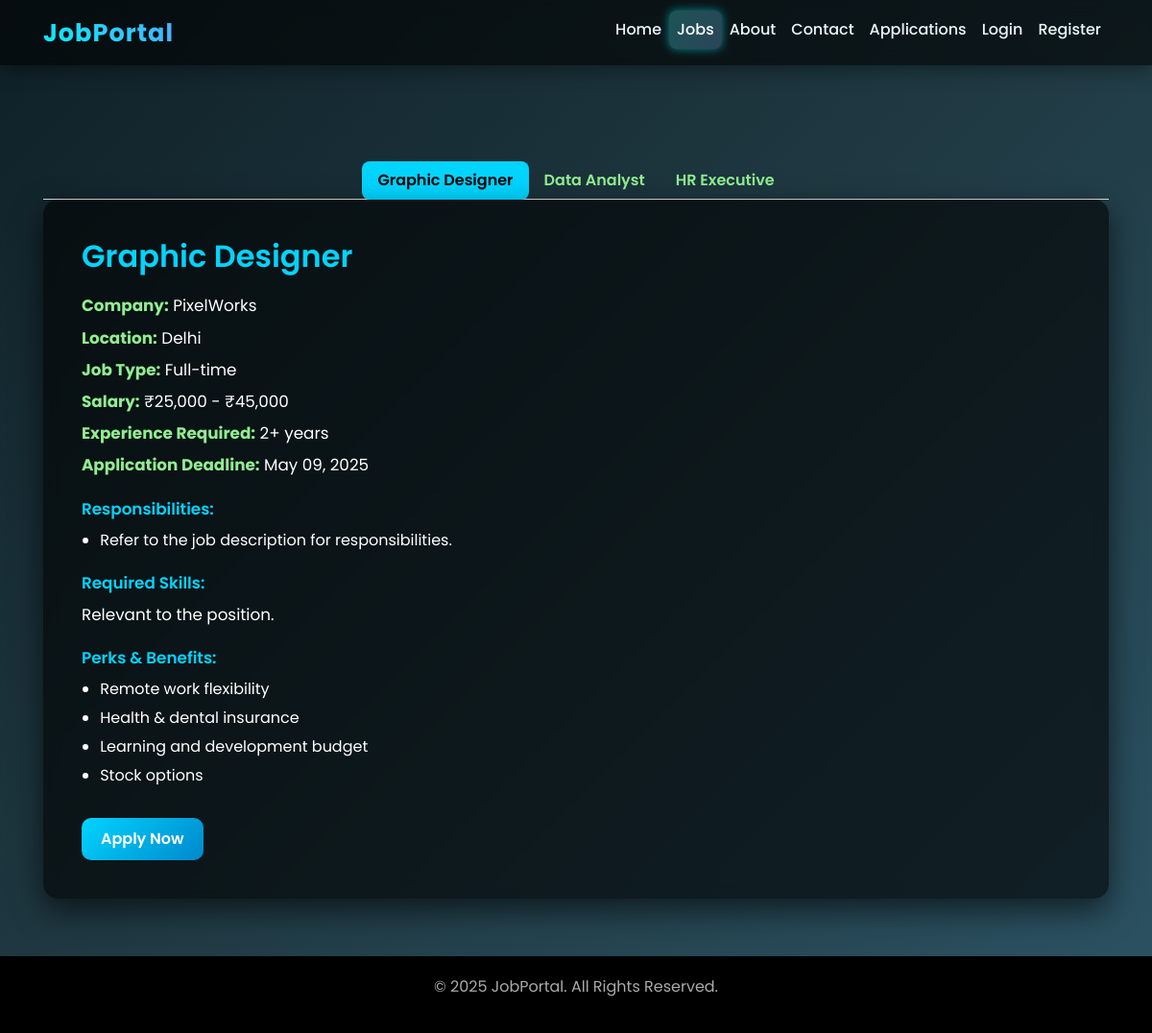
Screenshot of /job-details.php with the database file from the repository.
### tables this page shows
CREATE TABLE `jobs` (
  `job_id` int(11) NOT NULL,
  `title` varchar(150) DEFAULT NULL,
  `description` text DEFAULT NULL,
  `location` varchar(100) DEFAULT NULL,
  `company_name` varchar(100) DEFAULT NULL,
  `salary_range` varchar(50) DEFAULT NULL,
  `created_by` int(11) DEFAULT NULL,
  `created_at` timestamp NOT NULL DEFAULT current_timestamp(),
  `status` varchar(20) NOT NULL DEFAULT 'Pending'
);

### job-details.php (the view, shortened to what this page needs)
<?php include('includes/db.php'); ?>
<!DOCTYPE html>
<html lang="en">
<head>
  <link href="https://stackpath.bootstrapcdn.com/bootstrap/4.5.2/css/bootstrap.min.css" rel="stylesheet" />
</head>
<body>
  <?php include('includes/navbar.php'); ?>
  <div class="container">
    <ul class="nav nav-tabs justify-content-center mt-5" id="jobTab" role="tablist">
      <?php
      $result = mysqli_query($conn, "SELECT * FROM jobs");
      $i = 0;
      while ($row = mysqli_fetch_assoc($result)) {
        $activeClass = ($i === 0) ? 'active' : '';
        echo '<li class="nav-item">
          <a class="nav-link ' . $activeClass . '" id="job' . $row['job_id'] . '-tab" data-toggle="tab" href="#job' . $row['job_id'] . '" role="tab">' . htmlspecialchars($row['title']) . '</a>
        </li>';
        $i++;
      }
      ?>
    </ul>
  </div>
  <section class="container">
    <div class="tab-content" id="jobTabContent">
      <?php
      mysqli_data_seek($result, 0);
      $i = 0;
      while ($row = mysqli_fetch_assoc($result)) {
        $activePane = ($i === 0) ? 'show active' : '';
        ?>
        <div class="tab-pane fade <?php echo $activePane; ?> job-section" id="job<?php echo $row['job_id']; ?>"
          role="tabpanel">
          <h2><?php echo htmlspecialchars($row['title']); ?></h2>
          <div class="job-info">
            <p><strong>Company:</strong> <?php echo htmlspecialchars($row['company_name']); ?></p>
            <p><strong>Location:</strong> <?php echo htmlspecialchars($row['location']); ?></p>
            <p><strong>Job Type:</strong> Full-time</p>
            <p><strong>Salary:</strong> <?php echo htmlspecialchars($row['salary_range']); ?></p>
            <p><strong>Experience Required:</strong> 2+ years</p>
            <p><strong>Application Deadline:</strong>
              <?php echo date('F d, Y', strtotime($row['created_at'] . ' +30 days')); ?></p>
            <p class="section-title">Responsibilities:</p>
            <ul>
              <?php if ($row['title'] == "Software Developer") { ?>
                <li>Develop and maintain web applications using JavaScript, React, and Node.js</li>
                <li>Collaborate with cross-functional teams on product features</li>
                <li>Write clean, scalable, and well-documented code</li>
                <li>Participate in code reviews and agile ceremonies</li>
              <?php } elseif ($row['title'] == "UI/UX Designer") { ?>
                <li>Design user interfaces and user journeys for mobile and web apps</li>
                <li>Create wireframes, prototypes, and conduct user testing</li>
                <li>Collaborate closely with developers and product managers</li>
              <?php } elseif ($row['title'] == "Data Analyst") { ?>
                <li>Analyze complex datasets to identify trends and patterns</li>
                <li>Create dashboards and reports for stakeholders</li>
                <li>Work with product teams to guide data-driven decisions</li>
              <?php } else { ?>
                <li>Refer to the job description for responsibilities.</li>
              <?php } ?>
            </ul>
            <p class="section-title">Required Skills:</p>
            <p>
              <?php
              if ($row['title'] == "Software Developer") {
                echo "JavaScript, React, Node.js, SQL, REST APIs, Git";
              } elseif ($row['title'] == "UI/UX Designer") {
                echo "Figma, Adobe XD, HTML/CSS, UX Research, Prototyping";
              } elseif ($row['title'] == "Data Analyst") {
                echo "Python, SQL, Tableau, Data Cleaning, Reporting, Excel";
              } else {
                echo "Relevant to the position.";
              }
              ?>
            </p>
            <p class="section-title">Perks & Benefits:</p>
            <ul>
              <li>Remote work flexibility</li>
              <li>Health & dental insurance</li>
              <li>Learning and development budget</li>
              <li>Stock options</li>
            </ul>
          </div>
          <a href="apply-form.php?job=<?php echo urlencode($row['title']); ?>" class="btn btn-primary mt-3">Apply Now</a>
        </div>
        <?php
        $i++;
      }
      ?>
    </div>
  </section>
  <footer class="footer">
    <p>&copy; 2025 JobPortal. All Rights Reserved.</p>
  </footer>
</body>
</html>

### job-details.php (style rules this page uses)
body { font-family: 'Poppins', sans-serif; background: linear-gradient(135deg, #0f2027, #203a43, #2c5364); color: #fff; padding-top: 120px; }
.job-section { background-color: rgba(0, 0, 0, 0.6); padding: 40px; border-radius: 15px; margin: 0 auto 40px; box-shadow: 0 12px 32px rgba(0, 0, 0, 0.6); backdrop-filter: blur(8px); }
.nav-tabs .nav-link { background-color: transparent; border: none; font-weight: 600; color: #90ee90; }
.nav-tabs .nav-link.active { background-color: #00d4ff; color: #000; border-radius: 8px; }
h2 { color: #00d4ff; font-weight: 600; margin-bottom: 20px; }
.job-info p { font-size: 1.05rem; margin-bottom: 8px; }
.job-info strong { color: #90ee90; }
.section-title { font-size: 1.2rem; color: #00d4ff; margin-top: 20px; font-weight: 600; }
ul { padding-left: 1.2rem; }
li { margin-bottom: 6px; }
.btn-primary { background: linear-gradient(135deg, #00d4ff, #0088cc); border: none; padding: 10px 20px; font-weight: 600; border-radius: 10px; }
.footer { background-color: #000; padding: 20px 0; text-align: center; color: #aaa; margin-top: 60px; }

### rows the page displays
jobs: title "Graphic Designer", company_name "PixelWorks", location "Delhi", salary_range "₹25,000 - ₹45,000", created_at "May 09, 2025", shows "Refer to the job description for responsibilities.", shows "Relevant to the position."
jobs: title "Data Analyst"
jobs: title "HR Executive"
